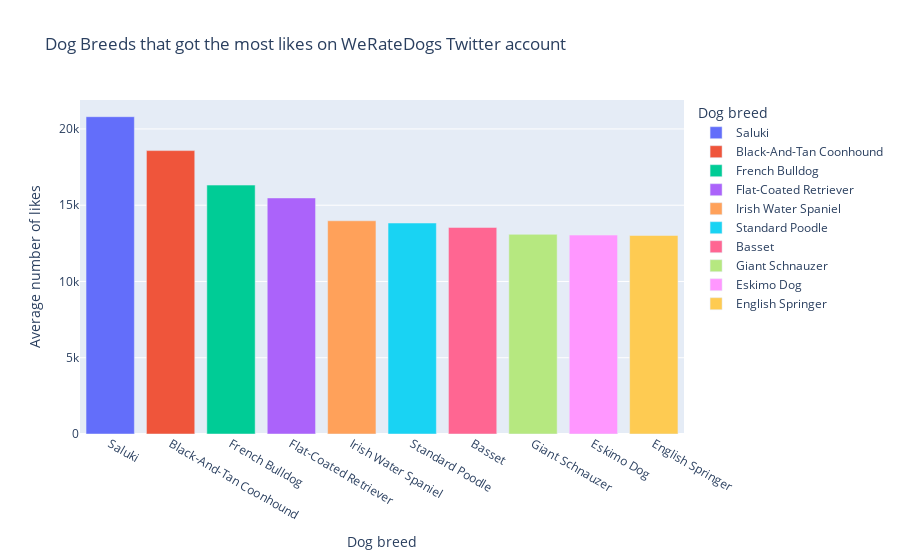

The code cell stored with this chart in its notebook:
### Code cell
fig = px.bar(df_favorites.head(10), x='dog_breed', y='mean', color='dog_breed', title='Dog Breeds that got the most likes on <a href="twitter.com/dog_rates">WeRateDogs</a> Twitter account', labels={'mean': 'Average number of likes', 'dog_breed': 'Dog breed'})
fig.show()

### Figure 1 — Plotly figure (JSON) as saved in the notebook; plotly's stock layout.template omitted (floating-point values rounded to 4 significant figures)
{"data": [{"alignmentgroup": "True", "hovertemplate": "Dog breed=%{x}<br>Average number of likes=%{y}<extra></extra>", "legendgroup": "Saluki", "marker": {"color": "#636efa", "pattern": {"shape": ""}}, "name": "Saluki", "offsetgroup": "Saluki", "orientation": "v", "showlegend": true, "textposition": "auto", "type": "bar", "x": ["Saluki"], "xaxis": "x", "y": [20800.0], "yaxis": "y"}, {"alignmentgroup": "True", "hovertemplate": "Dog breed=%{x}<br>Average number of likes=%{y}<extra></extra>", "legendgroup": "Black-And-Tan Coonhound", "marker": {"color": "#EF553B", "pattern": {"shape": ""}}, "name": "Black-And-Tan Coonhound", "offsetgroup": "Black-And-Tan Coonhound", "orientation": "v", "showlegend": true, "textposition": "auto", "type": "bar", "x": ["Black-And-Tan Coonhound"], "xaxis": "x", "y": [18580.0], "yaxis": "y"}, {"alignmentgroup": "True", "hovertemplate": "Dog breed=%{x}<br>Average number of likes=%{y}<extra></extra>", "legendgroup": "French Bulldog", "marker": {"color": "#00cc96", "pattern": {"shape": ""}}, "name": "French Bulldog", "offsetgroup": "French Bulldog", "orientation": "v", "showlegend": true, "textposition": "auto", "type": "bar", "x": ["French Bulldog"], "xaxis": "x", "y": [16320.0], "yaxis": "y"}, {"alignmentgroup": "True", "hovertemplate": "Dog breed=%{x}<br>Average number of likes=%{y}<extra></extra>", "legendgroup": "Flat-Coated Retriever", "marker": {"color": "#ab63fa", "pattern": {"shape": ""}}, "name": "Flat-Coated Retriever", "offsetgroup": "Flat-Coated Retriever", "orientation": "v", "showlegend": true, "textposition": "auto", "type": "bar", "x": ["Flat-Coated Retriever"], "xaxis": "x", "y": [15480.0], "yaxis": "y"}, {"alignmentgroup": "True", "hovertemplate": "Dog breed=%{x}<br>Average number of likes=%{y}<extra></extra>", "legendgroup": "Irish Water Spaniel", "marker": {"color": "#FFA15A", "pattern": {"shape": ""}}, "name": "Irish Water Spaniel", "offsetgroup": "Irish Water Spaniel", "orientation": "v", "showlegend": true, "textposition": "auto", "type": "bar", "x": ["Irish Water Spaniel"], "xaxis": "x", "y": [13980.0], "yaxis": "y"}, {"alignmentgroup": "True", "hovertemplate": "Dog breed=%{x}<br>Average number of likes=%{y}<extra></extra>", "legendgroup": "Standard Poodle", "marker": {"color": "#19d3f3", "pattern": {"shape": ""}}, "name": "Standard Poodle", "offsetgroup": "Standard Poodle", "orientation": "v", "showlegend": true, "textposition": "auto", "type": "bar", "x": ["Standard Poodle"], "xaxis": "x", "y": [13830.0], "yaxis": "y"}, {"alignmentgroup": "True", "hovertemplate": "Dog breed=%{x}<br>Average number of likes=%{y}<extra></extra>", "legendgroup": "Basset", "marker": {"color": "#FF6692", "pattern": {"shape": ""}}, "name": "Basset", "offsetgroup": "Basset", "orientation": "v", "showlegend": true, "textposition": "auto", "type": "bar", "x": ["Basset"], "xaxis": "x", "y": [13540.0], "yaxis": "y"}, {"alignmentgroup": "True", "hovertemplate": "Dog breed=%{x}<br>Average number of likes=%{y}<extra></extra>", "legendgroup": "Giant Schnauzer", "marker": {"color": "#B6E880", "pattern": {"shape": ""}}, "name": "Giant Schnauzer", "offsetgroup": "Giant Schnauzer", "orientation": "v", "showlegend": true, "textposition": "auto", "type": "bar", "x": ["Giant Schnauzer"], "xaxis": "x", "y": [13090.0], "yaxis": "y"}, {"alignmentgroup": "True", "hovertemplate": "Dog breed=%{x}<br>Average number of likes=%{y}<extra></extra>", "legendgroup": "Eskimo Dog", "marker": {"color": "#FF97FF", "pattern": {"shape": ""}}, "name": "Eskimo Dog", "offsetgroup": "Eskimo Dog", "orientation": "v", "showlegend": true, "textposition": "auto", "type": "bar", "x": ["Eskimo Dog"], "xaxis": "x", "y": [13040.0], "yaxis": "y"}, {"alignmentgroup": "True", "hovertemplate": "Dog breed=%{x}<br>Average number of likes=%{y}<extra></extra>", "legendgroup": "English Springer", "marker": {"color": "#FECB52", "pattern": {"shape": ""}}, "name": "English Springer", "offsetgroup": "English Springer", "orientation": "v", "showlegend": true, "textposition": "auto", "type": "bar", "x": ["English Springer"], "xaxis": "x", "y": [13010.0], "yaxis": "y"}], "layout": {"barmode": "relative", "legend": {"title": {"text": "Dog breed"}, "tracegroupgap": 0}, "title": {"text": "Dog Breeds that got the most likes on <a href=\"twitter.com/dog_rates\">WeRateDogs</a> Twitter account"}, "xaxis": {"anchor": "y", "categoryarray": ["Saluki", "Black-And-Tan Coonhound", "French Bulldog", "Flat-Coated Retriever", "Irish Water Spaniel", "Standard Poodle", "Basset", "Giant Schnauzer", "Eskimo Dog", "English Springer"], "categoryorder": "array", "domain": [0, 1], "title": {"text": "Dog breed"}}, "yaxis": {"anchor": "x", "domain": [0, 1], "title": {"text": "Average number of likes"}}}}
